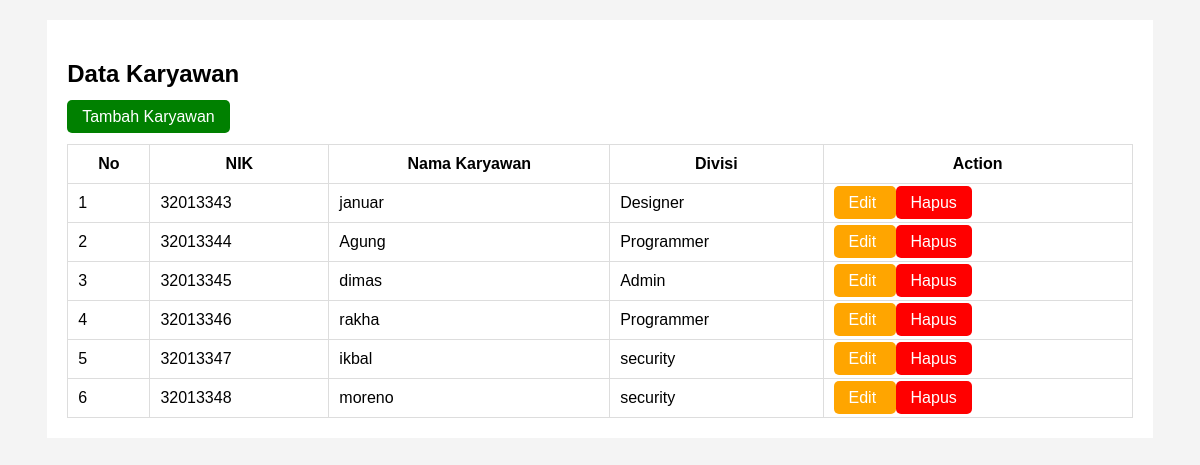
The app's page /modules/karyawan/index.php with its own data.
### tables this page shows
CREATE TABLE `m_karyawan` (
  `id_karyawan` int(11) NOT NULL AUTO_INCREMENT,
  `nik` varchar(20) DEFAULT NULL,
  `nama_karyawan` varchar(100) DEFAULT NULL,
  `divisi` varchar(50) DEFAULT NULL,
  PRIMARY KEY (`id_karyawan`),
  UNIQUE KEY `nik` (`nik`)
);

### modules/karyawan/index.php (the view, shortened to what this page needs)
<?php
include '../../config/database.php';
$data = mysqli_query($conn,
"SELECT * FROM m_karyawan");
?>
<!DOCTYPE html>
<html>
<head>
</head>
<body>
<div class="container">
    <h2>Data Karyawan</h2>
    <a
        href="tambah.php"
        class="btn tambah"
    >
        Tambah Karyawan
    </a>
    <br><br>
    <table>
        <tr>
            <th>No</th>
            <th>NIK</th>
            <th>Nama Karyawan</th>
            <th>Divisi</th>
            <th>Action</th>
        </tr>
        <?php
        $no = 1;
        while($d = mysqli_fetch_array($data)){
        ?>
        <tr>
            <td><?= $no++ ?></td>
            <td>
                <?= $d['nik'] ?>
            </td>
            <td>
                <?= $d['nama_karyawan'] ?>
            </td>
            <td>
                <?= $d['divisi'] ?>
            </td>
            <td>
                <a
                    href="edit.php?id=<?= $d['id_karyawan'] ?>"
                    class="btn edit"
                >
                    Edit
                </a>
                <a
                    href="hapus.php?id=<?= $d['id_karyawan'] ?>"
                    class="btn hapus"
                    onclick="
                    return confirm(
                    'Yakin ingin menghapus data?'
                    )
                    "
                >
                    Hapus
                </a>
            </td>
        </tr>
        <?php } ?>
    </table>
</div>
</body>
</html>

### modules/karyawan/index.php (style rules this page uses)
body { font-family:Arial; background:#f4f4f4; }
.container { width:90%; margin:auto; background:white; padding:20px; margin-top:20px; }
table { width:100%; border-collapse:collapse; }
table th, table td { border:1px solid #ddd; padding:10px; }
.btn { padding:8px 15px; text-decoration:none; color:white; border-radius:5px; }
.tambah { background:green; }
.edit { background:orange; }
.hapus { background:red; }

### records on screen
m_karyawan: nik "32013343", nama_karyawan "januar", divisi "Designer"
m_karyawan: nik "32013344", nama_karyawan "Agung", divisi "Programmer"
m_karyawan: nik "32013345", nama_karyawan "dimas", divisi "Admin"
m_karyawan: nik "32013346", nama_karyawan "rakha", divisi "Programmer"
m_karyawan: nik "32013347", nama_karyawan "ikbal", divisi "security"
m_karyawan: nik "32013348", nama_karyawan "moreno", divisi "security"
